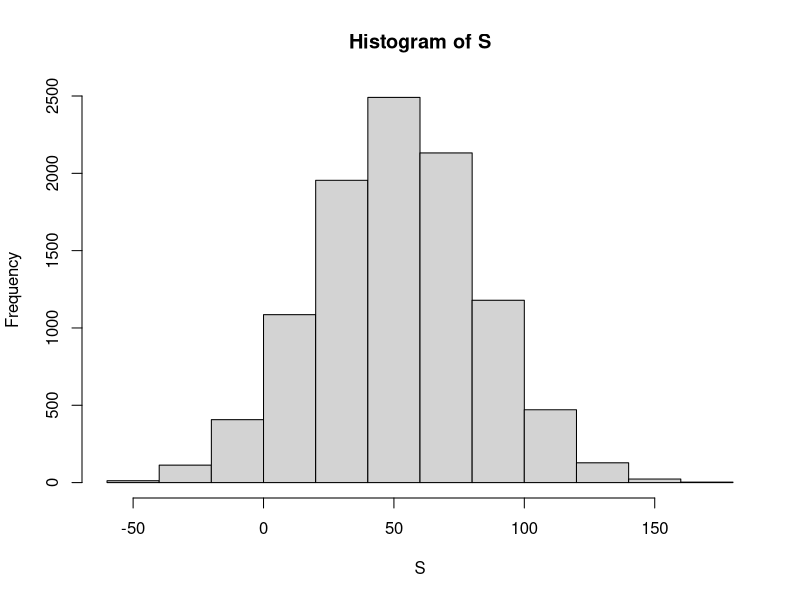

The R script that drew this image: (Note: this script raises an error after producing the figure.)
#Variables Aleatorias

#Las variables aleatorias son resultados numéricos resultantes de procesos aleatorios. Podemos generar fácilmente variables aleatorias usando algunos de los ejemplos simples que hemos mostrado. Por ejemplo, defina X como 1 si una cuenta es azul y roja de lo contrario:

cuentas <- rep( c("rojas", "azules"), times = c(2,3))
X <- ifelse(sample(cuentas, 1) == "azules", 1, 0)

#Aquí X es una variable aleatoria: cada vez que seleccionamos una nueva cuenta, el resultado cambia aleatoriamente. Vea abajo:

ifelse(sample(cuentas, 1) == "azules", 1, 0)
#> [1] 1
ifelse(sample(cuentas, 1) == "azules", 1, 0)
#> [1] 0
ifelse(sample(cuentas, 1) == "azules", 1, 0)
#> [1] 0

#A veces es 1 a veces es 0

##Modelos de Muestreo

#Muchos procedimientos de generación de datos, aquellos que producen los datos que estudiamos, pueden modelarse bastante bien como si fueran sacados de una urna. Por ejemplo, podemos modelar el proceso de sondeo de votantes probables extrayendo 0 (republicanos) y 1 (demócratas) de una urna que contiene el código 0 y 1 para todos los votantes probables. 

#En los estudios epidemiológicos, a menudo asumimos que los sujetos de nuestro estudio son una muestra aleatoria de la población de interés. Los datos relacionados con un resultado específico se pueden modelar como una muestra aleatoria de una urna que contiene el resultado de toda la población de interés. 

#De manera similar, en la investigación experimental, a menudo asumimos que los organismos individuales que estamos estudiando, por ejemplo, gusanos, moscas o ratones, son una muestra aleatoria de una población más grande. 

#Los experimentos aleatorios también se pueden modelar mediante sorteos de una urna dada la forma en que los individuos se asignan a los grupos: cuando se asigna, se extrae el grupo al azar. 

#Por lo tanto, los modelos de muestreo son omnipresentes en la ciencia de datos. Los juegos de casino ofrecen una gran cantidad de ejemplos de situaciones del mundo real en las que se utilizan modelos de muestreo para responder preguntas específicas. Por lo tanto, comenzaremos con tales ejemplos.


#Supongamos que un casino muy pequeño lo contrata para consultar si deben instalar ruedas de ruleta. Para simplificar el ejemplo, supondremos que jugarán 1000 personas y que el único juego que puede jugar en la rueda de la ruleta es apostar al rojo o al negro. 

#El casino quiere que pronostiques cuánto dinero ganarán o perderán. Quieren un rango de valores y, en particular, quieren saber cuál es la probabilidad de perder dinero. Si esta probabilidad es demasiado alta, dejarán de instalar ruedas de ruleta.

#Vamos a definir una variable aleatoria S que representará las ganancias totales del casino. 

#Comencemos construyendo la urna. 

#Una rueda de ruleta tiene 18 casillas rojas, 18 casillas negras y 2 verdes. Así que jugar un color en un juego de ruleta es equivalente a sacar de esta urna:

color <- rep(c("Negras", "Rojas", "Verdes"), c(18, 18, 2))


#Los 1000 resultados de 1000 personas jugando son sorteos independientes de esta urna. Si sale rojo, el jugador gana y el casino pierde un dólar, por lo que sacamos -$1. 

#De lo contrario, el casino gana un dólar y nosotros sacamos $1. Para construir nuestra variable aleatoria S, podemos usar este código:

n <- 1000
X <- sample(ifelse(color == "Rojas", -1, 1),  n, replace = TRUE)
X[1:10]

#Como conocemos las proporciones de 1 y -1, podemos generar todo con una línea de código, sin definir el color:

X <- sample(c(-1,1), n, replace = TRUE, prob=c(9/19, 10/19))

#Llamamos a esto un modelo de muestreo ya que estamos modelando el comportamiento aleatorio de la ruleta con el muestreo de los sorteos de una urna. Las ganancias totales S, son simplemente la suma de estos 1000 sorteos independientes:

X <- sample(c(-1,1), n, replace = TRUE, prob=c(9/19, 10/19))
S <- sum(X)
S

##La distribución de probabilidad de una variable aleatoria


#Si ejecuta el código anterior, verá que S cambia cada vez. 

#Esto se debe, por supuesto, a que S es una variable aleatoria. 

#La distribución de probabilidad de una variable aleatoria nos dice la probabilidad de que el valor observado caiga en cualquier intervalo dado. 

#Entonces, por ejemplo, si queremos saber la probabilidad de que perdamos dinero, estamos preguntando la probabilidad de que S esté en el intervalo S<0. 

#Tenga en cuenta que si podemos definir una función de distribución acumulativa F(a)=Pr(S≤a), entonces podremos responder cualquier pregunta relacionada con la probabilidad de los eventos definidos por nuestra variable aleatoria S, incluido el evento S<0 . 

#Llamamos a esta F la función de distribución de la variable aleatoria.

#Podemos estimar la función de distribución de la variable aleatoria S usando una simulación de Monte Carlo para generar muchas realizaciones de la variable aleatoria. Con este código, ejecutamos el experimento de hacer que 1000 personas jueguen a la ruleta, una y otra vez, específicamente B=10000 veces:


n <- 1000
B <- 10000
ganadores_ruleta <- function(n){
  X <- sample(c(-1,1), n, replace = TRUE, prob=c(9/19, 10/19))
  sum(X)
}

S <- replicate(B, ganadores_ruleta(n))

#Ahora podemos preguntarnos lo siguiente: en nuestras simulaciones, ¿con qué frecuencia obtuvimos sumas menores o iguales a a?

#mean(S <= a)

#Esta será una muy buena aproximación de F(a) y podemos responder fácilmente a la pregunta del casino: ¿qué probabilidad hay de que perdamos dinero?

#Podemos ver que es bastante bajo:

mean(S<0)

#Podemos visualizar la distribución de S creando un histograma que muestre la probabilidad F(b)−F(a) para varios intervalos (a,b] :

Fa <- mean(S<0) #Probabilidad de Perder
Fb <- mean(S>0) #Probabilidad de Ganar

#Grafico Histograma 

hist(S)


#Vemos que la distribución parece ser aproximadamente normal. Una gráfica qq confirmará que la aproximación normal es casi una aproximación perfecta para esta distribución. 

#Si, de hecho, la distribución es normal, entonces todo lo que necesitamos para definir la distribución es el promedio y la desviación estándar. Debido a que tenemos los valores originales a partir de los cuales se crea la distribución, podemos calcularlos fácilmente con mean(S) y sd(S). La curva azul que ve añadida al histograma de arriba es una densidad normal con este promedio y desviación estándar.

#Este promedio y esta desviación estándar tienen nombres especiales. Se conocen como el valor esperado y el error estándar de la variable aleatoria S. 

#Hablaremos más sobre esto en la siguiente sección.

#La teoría estadística proporciona una forma de derivar la distribución de variables aleatorias definidas como sorteos aleatorios independientes de una urna.

#Específicamente, en nuestro ejemplo anterior, podemos mostrar que (S+n)/2 sigue una distribución binomial. Por lo tanto, no necesitamos ejecutar simulaciones de MonteCarlo para conocer la distribución de probabilidad de S. 

#Hicimos esto con fines ilustrativos.

#Podemos usar la función dbinom y pbinom para calcular las probabilidades exactamente. Por ejemplo, para calcular Pr(S<0) observamos que:

#Pr(S<0)=Pr((S+n)/2<(0+n)/2)

#Y podemos usar pbinom para calcular

#Pr(S≤0)

n <- 1000
pbinom(n/2, size = n, prob = 10/19)

#Debido a que esta es una función de probabilidad discreta, para obtener Pr(S<0) en lugar de Pr(S≤0), escribimos:

pbinom(n/2-1, size = n, prob = 10/19)


#Para los detalles de la distribución binomial, puede consultar cualquier libro de probabilidad básica o incluso Wikipedia.

#Aquí no cubrimos estos detalles. 

#En cambio, discutiremos una aproximación increíblemente útil proporcionada por la teoría matemática que se aplica generalmente a sumas y promedios de extracciones de cualquier urna: 

#El Teorema del Límite Central (CLT).


###Distribuciones versus distribuciones de probabilidad


#Antes de continuar, hagamos una importante distinción y conexión entre la distribución de una lista de números y una distribución de probabilidad. 

#En el capítulo de visualización, describimos cómo cualquier lista de números x1,…,xn tiene una distribución. 
#La definición es bastante sencilla. 

#Definimos F(a) como la función que nos dice qué proporción de la lista es menor o igual que a. Debido a que son resúmenes útiles cuando la distribución es aproximadamente normal, definimos el promedio y la desviación estándar. Estos se definen con una operación directa del vector que contiene la lista de números x:

m <- sum(X)/length(X)
s <- sqrt(sum((X - m)^2) / length(X))

#Una variable aleatoria X tiene una función de distribución. Para definir esto, no necesitamos una lista de números. Es un concepto teórico. En este caso, definimos la distribución como la F(a) que responde a la pregunta: 

#¿cuál es la probabilidad de que X sea menor o igual que a?
  
#No hay lista de números.

#Sin embargo, si X se define sacando de una urna con números, entonces hay una lista: la lista de números dentro de la urna. 

#En este caso, la distribución de esa lista es la distribución de probabilidad de X y el promedio y la desviación estándar de esa lista son el valor esperado y el error estándar de la variable aleatoria.

#Otra forma de pensar que no involucra una urna es ejecutar una simulación de Monte Carlo y generar una lista muy grande de resultados de X. 

#Estos resultados son una lista de números. La distribución de esta lista será una muy buena aproximación de la distribución de probabilidad de X.

#Cuanto más larga sea la lista, mejor será la aproximación. El promedio y la desviación estándar de esta lista se aproximarán al valor esperado y al error estándar de la variable aleatoria.


###Notación para variables aleatorias

#En los libros de texto de estadística, las letras mayúsculas se utilizan para indicar variables aleatorias y aquí seguimos esta convención. 

#Se utilizan letras minúsculas para los valores observados. 

#Verá una notación que incluye ambos. 

#Por ejemplo, verá eventos definidos como X≤x. 

#Aquí X es una variable aleatoria, por lo que es un evento aleatorio, y x es un valor arbitrario y no aleatorio. 

#Entonces, por ejemplo, X podría representar el número en una tirada de dado y x representará un valor real, vemos 1, 2, 3, 4, 5 o 6. 

#Entonces, en este caso, la probabilidad de X = x es 1/6 independientemente del valor observado x. 

#Esta notación es un poco extraña porque, cuando hacemos preguntas sobre probabilidad, X no es una cantidad observada. 

#En cambio, es una cantidad aleatoria que veremos en el futuro. Podemos hablar sobre lo que esperamos que sea, qué valores son probables, pero no qué es. 

#Pero una vez que tenemos datos, vemos una realización de X. Entonces, los científicos de datos hablan de lo que podría haber sido después de ver lo que realmente sucedió.

###El valor esperado y el error estándar

#Hemos descrito modelos de muestreo para sorteos. 

#Ahora repasaremos la teoría matemática que nos permite aproximar las distribuciones de probabilidad para la suma de sorteos. 

#Una vez que hagamos esto, podremos ayudar al casino a predecir cuánto dinero ganarán. 

#El mismo enfoque que usamos para la suma de los sorteos será útil para describir la distribución de los promedios y la proporción que necesitaremos para comprender cómo funcionan las encuestas.

#El primer concepto importante a aprender es el valor esperado. En los libros de estadística, es común usar la letra E así:

#E[X]

#para denotar el valor esperado de la variable aleatoria X

#Una variable aleatoria variará alrededor de su valor esperado de tal manera que si toma el promedio de muchos, muchos sorteos, el promedio de los sorteos se aproximará al valor esperado, acercándose cada vez más a medida que haga más sorteos.

#La estadística teórica proporciona técnicas que facilitan el cálculo de los valores esperados en diferentes circunstancias. Por ejemplo, una fórmula útil nos dice que el valor esperado de una variable aleatoria definida por un sorteo es el promedio de los números en la urna. En la urna que se usa para modelar las apuestas al rojo en la ruleta, tenemos 20 dólares de uno y 18 dólares de uno menos. El valor esperado es así:

#E[X]=(20+−18)/38

#que es alrededor de 5 centavos. 

#Es un poco contradictorio decir que X varía alrededor de 0,05, cuando los únicos valores que toma son 1 y -1.

#Una forma de dar sentido al valor esperado en este contexto es darse cuenta de que si jugamos una y otra vez, el casino gana, en promedio, 5 centavos por juego. Una simulación de Monte Carlo lo confirma:

B <- 10^6
x <- sample(c(-1,1), B, replace = TRUE, prob=c(9/19, 10/19))
mean(x)

#En general, si la urna tiene dos resultados posibles, digamos a y b, con proporciones p y 1−p respectivamente, el promedio es:


#E[X]=ap+b(1−p)

#Para ver esto, observe que si hay n cuentas en la urna, entonces tenemos np como y n(1−p) bs y como el promedio es la suma, n×a×p+n×b×(1−p ), dividido por el total n, obtenemos que la media es ap+b(1−p).

A#hora, la razón por la que definimos el valor esperado es porque esta definición matemática resulta útil para aproximar las distribuciones de probabilidad de la suma, que luego es útil para describir la distribución de promedios y proporciones. 

#El primer dato útil es que el valor esperado de la suma de los sorteos es:

#número de sorteos × promedio de los números en la urna

#Entonces, si 1000 personas juegan a la ruleta, el casino espera ganar, en promedio, alrededor de 1000 × $0,05 = $50. Pero este es un valor esperado. ¿Qué tan diferente puede ser una observación del valor esperado? El casino realmente necesita saber esto. ¿Cuál es el abanico de posibilidades? Si los números negativos son demasiado probables, no instalarán ruedas de ruleta.

#La teoría estadística responde una vez más a esta pregunta. El error estándar (SE) nos da una idea del tamaño de la variación alrededor del valor esperado. En los libros de estadística, es común usar:

#SE[X]

#para denotar el error estándar de una variable aleatoria.

#Si nuestros sorteos son independientes, entonces el error estándar de la suma viene dado por la ecuación:

#raiz cuadrada del número de sorteos × desviación estándar de los números en la urna

#Usando la definición de desviación estándar, podemos deducir, con un poco de matemática, que si una urna contiene dos valores a y b con proporciones p y (1−p), respectivamente, la desviación estándar es:


#∣b−a∣√p( 1 − p).


#Entonces, en nuestro ejemplo de la ruleta, la desviación estándar de los valores dentro de la urna es:

#∣1−( − 1)∣√10/ 1 9×9/19

#o:

2 * sqrt(90)/19


#El error estándar nos dice la diferencia típica entre una variable aleatoria y su expectativa. Dado que un sorteo es obviamente la suma de un solo sorteo, podemos usar la fórmula anterior para calcular que la variable aleatoria definida por un sorteo tiene un valor esperado de 0.05 y un error estándar de aproximadamente 1. 

#Esto tiene sentido ya que obtenemos 1 o -1, con 1 ligeramente favorecido sobre -1.

#Usando la fórmula anterior, la suma de 1000 personas jugando tiene un error estándar de alrededor de $32:

n <- 1000
sqrt(n) * 2 * sqrt(90)/19

#Como resultado, cuando 1000 personas apuestan al rojo, se espera que el casino gane $50 con un error estándar de $32. Por lo tanto, parece una apuesta segura. Pero aún no hemos respondido a la pregunta: 

#¿qué probabilidad hay de perder dinero? Aquí el CLT ayudará. Central Limit Theorem

#Nota avanzada: antes de continuar, debemos señalar que los cálculos de probabilidad exactos para las ganancias del casino se pueden realizar con la distribución binomial. 

#Sin embargo, aquí nos enfocamos en el CLT, que generalmente se puede aplicar a sumas de variables aleatorias de una manera que la distribución binomial no puede.

